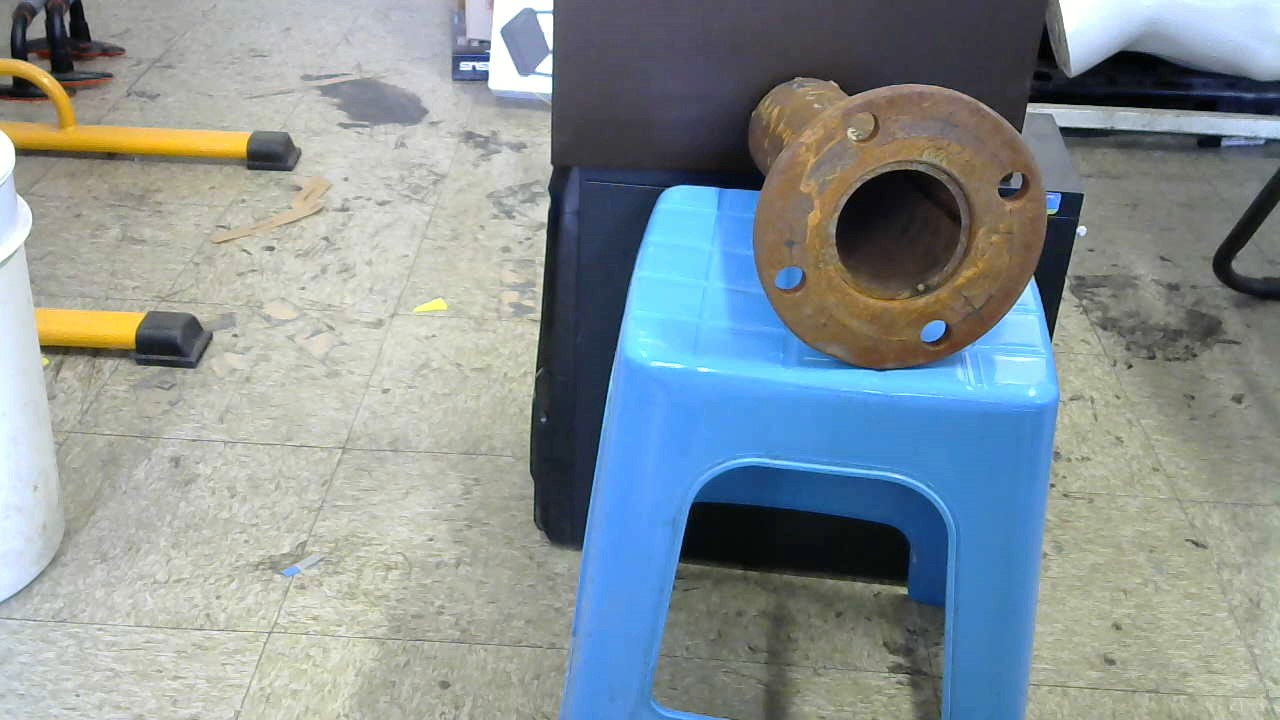
//> input picture laserProject/1.jpg, 1280 x 720 px, given in place of the camera
$ ./EllipseDetection   (built with g++ and OpenCV 4)
//> lines starting //> are read from the running program, lines starting //| are printed output that depends on the picture; after the words box and inside, x2 and y2 are one past the last pixel; in counts of white or black regions, pixels touching at a corner belong together
### EllipseDetection/pch.h
// Tips for Getting Started:
//   1. Use the Solution Explorer window to add/manage files
//   2. Use the Team Explorer window to connect to source control
//   3. Use the Output window to see build output and other messages
//   4. Use the Error List window to view errors
//   5. Go to Project > Add New Item to create new code files, or Project > Add Existing Item to add existing code files to the project
//   6. In the future, to open this project again, go to File > Open > Project and select the .sln file

#ifndef PCH_H
#define PCH_H

// TODO: add headers that you want to pre-compile here

#endif //PCH_H

### EllipseDetection/EllipseDetection.cpp
// EllipseDetection.cpp : This file contains the 'main' function. Program execution begins and ends there.
//

#include "pch.h"
#include <iostream>
#include <opencv2/opencv.hpp>

using namespace std;
using namespace cv;
#define _show(img) cv::imshow(#img, img)


//you need some timing mechanism using RAII


class PerformanceTimer {
public:
    PerformanceTimer(string const& msg) {
        m_msg = msg;
        //When the timer is constructed, we mark the starting time
        m_t = clock();
    }
    ~PerformanceTimer() {
        //When the timer gets destroyed BECAUSE going out of scope,
        // measure duration and print out
        auto dt = clock() - m_t;
        cout << m_msg << ": " << (1000.0*dt / CLOCKS_PER_SEC) << "ms" << endl;
    }
private:
    std::string m_msg;
    clock_t m_t;
};


#define CLAMP_(x, min_value, max_value) x=x>max_value?max_value:(x<min_value?min_value:x)

struct Slider {
    cv::Rect2i bounds;
    std::string name;
    int min_value, max_value;
    int value = 50;
    cv::Scalar backColor = { 0, 0, 0 }; //black
    cv::Scalar foreColor = { 0, 255, 0 }; //green
    cv::Scalar borderColor = { 255, 0, 255 }; //magenta


    inline bool contains(int x, int y)const { return bounds.contains({ x,y }); }
    inline bool contains(cv::Point2i const& p)const { return bounds.contains(p); }
    inline bool contains(cv::Point2f const& p)const { return bounds.contains(p); }

    inline int x() const { return bounds.x; }
    inline int y() const { return bounds.y; }
    inline int width() const { return bounds.width; }
    inline int height() const { return bounds.height; }
    inline int left() const { return bounds.x; }
    inline int rigth() const { return bounds.x + bounds.width; }
    inline int top() const { return bounds.y; }
    inline int bottom() const { return bounds.y + bounds.height; }
    inline int range()const { return max_value - min_value; }

    void draw(cv::Mat & img) {
        //draw background
        cv::rectangle(img, bounds, backColor, -1);
        //fill rect
        //make sure value is in [0,100]
        CLAMP_(value, min_value, max_value);
        int fill_width = value * bounds.width / (max_value - min_value);
        cv::rectangle(img, { bounds.x, bounds.y, fill_width, bounds.height }, foreColor, -1);
        //draw border
        cv::rectangle(img, bounds, borderColor, 1);
        char txt[100];
        sprintf_s(txt, "%s: %d", name.c_str(), value);
        cv::putText(img, txt, { bounds.br() }, cv::FONT_HERSHEY_DUPLEX, 0.5, { 255,0,255 }, 1);
    }
};

struct MyData {
    Mat *img = nullptr;
    std::vector<Slider*> sliders;

    cv::Rect2i rect;
    int click = 0;
};

#define RGB_()  cv::Scalar(rand()%256,rand()%256,rand()%256)


// [37 lines left out: function mouse_callback, not called in this run]


using Contour = vector<Point>;
using Contours = vector<Contour>;


// [95 lines left out: function myFindContours, not called in this run]


int main()
{

    srand(clock());
    vector<cv::Scalar> colors(256);
    for (int i = 0; i < colors.size(); i++)colors[i] = RGB_();

    Mat rawimg, img, roi_img;
    Mat gimg, cimg, timg;
    VideoCapture cap(0);

    int yy = 0;
    Slider slider_canny_min{ { 5,5 + (yy++) * 10,200,10 }, "CannyMin" , 0, 255, 50 };
    Slider slider_canny_max{ { 5,5 + (yy++) * 10,200,10 }, "CannyMax" ,0,255, 150 };
    Slider slider_min_contour_size{ { 5,5 + (yy++) * 10,200,10 }, "MinContourLen" ,20, 300,100 };
    Slider slider_curvature_winsz{ { 5,5 + (yy++) * 10,200,10 }, "CurvatureWinSz" ,1, 20,5 };
    Slider slider_max_alpha{ { 5,5 + (yy++) * 10,200,10 }, "MaxAlpha" ,0,90 ,30 };

    MyData data{ &img,
        {
            &slider_canny_min,
            &slider_canny_max,
            &slider_min_contour_size,
            &slider_curvature_winsz,
            &slider_max_alpha,
        }
    };

    namedWindow("img");
    setMouseCallback("img", mouse_callback, &data);


    for (;;) {
        cout << "---------------------------------" << endl;
        PerformanceTimer total("Total time");
        //
        {
            PerformanceTimer pt("Capture time");
            cap >> rawimg;
//> rawimg is the input picture: 720 rows x 1280 cols, CV_8UC3; mean B, G, R 149.6, 146.6, 135.4
            if (rawimg.empty())continue;
            img = rawimg.clone();

            //draw selection rectangle
            cv::rectangle(img, data.rect, { 0,255,0 }, 2);
            //draw all slider
            for (auto& slider : data.sliders) { slider->draw(img); }
//> this loop made 5 passes
//> (bounds in draw, fill_width in draw) on passes 2 to 5: (Rect(5, 15, 200, 10), 117), (Rect(5, 25, 200, 10), 71), (Rect(5, 35, 200, 10), 52), (Rect(5, 45, 200, 10), 66)
//> fill_width in draw on pass 1: 39
//> pass 1, in draw, `cv::putText(img, txt, { bounds.br() }, cv::FONT_HERSHEY_DUPLEX, 0.5, {..`:
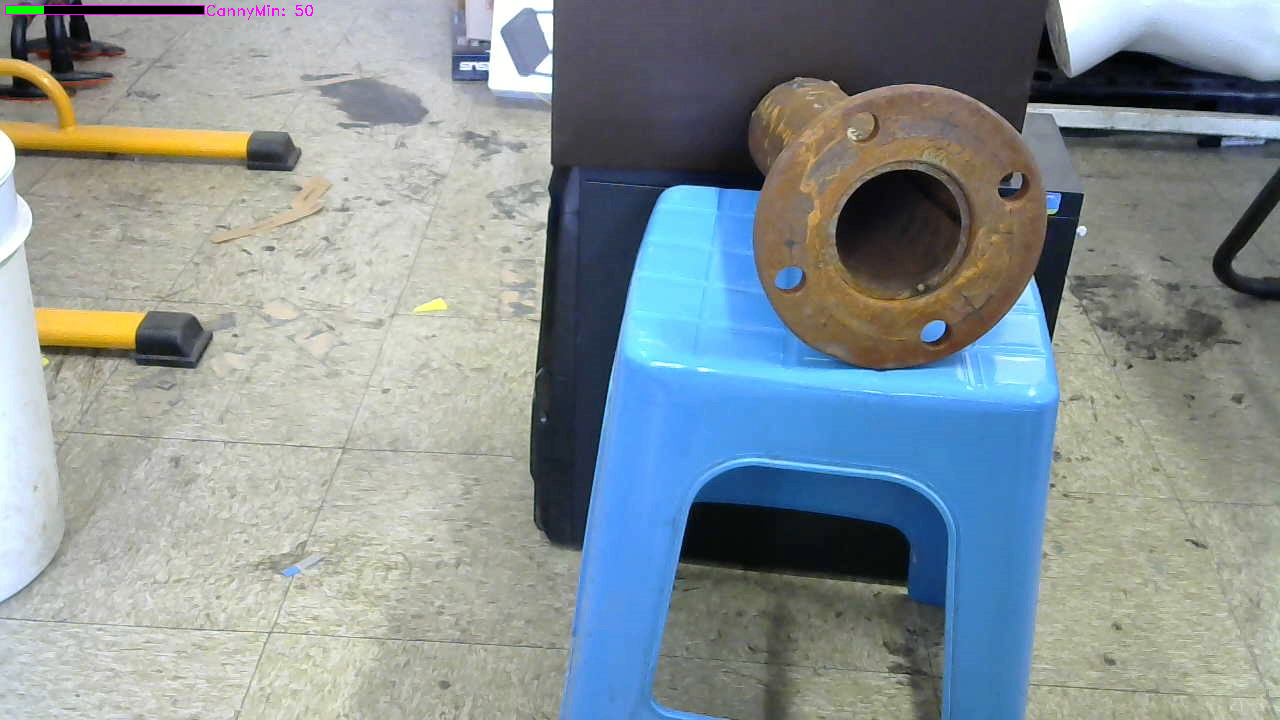
//> img: 720 rows x 1280 cols, CV_8UC3; 0.25% of pixels changed, all inside (x1, y1, x2, y2) = (5, 5, 313, 20)
//> pass 2, in draw (call 2), `cv::putText(img, txt, { bounds.br() }, cv::FONT_HERSHEY_DUPLEX, 0.5, {..`:
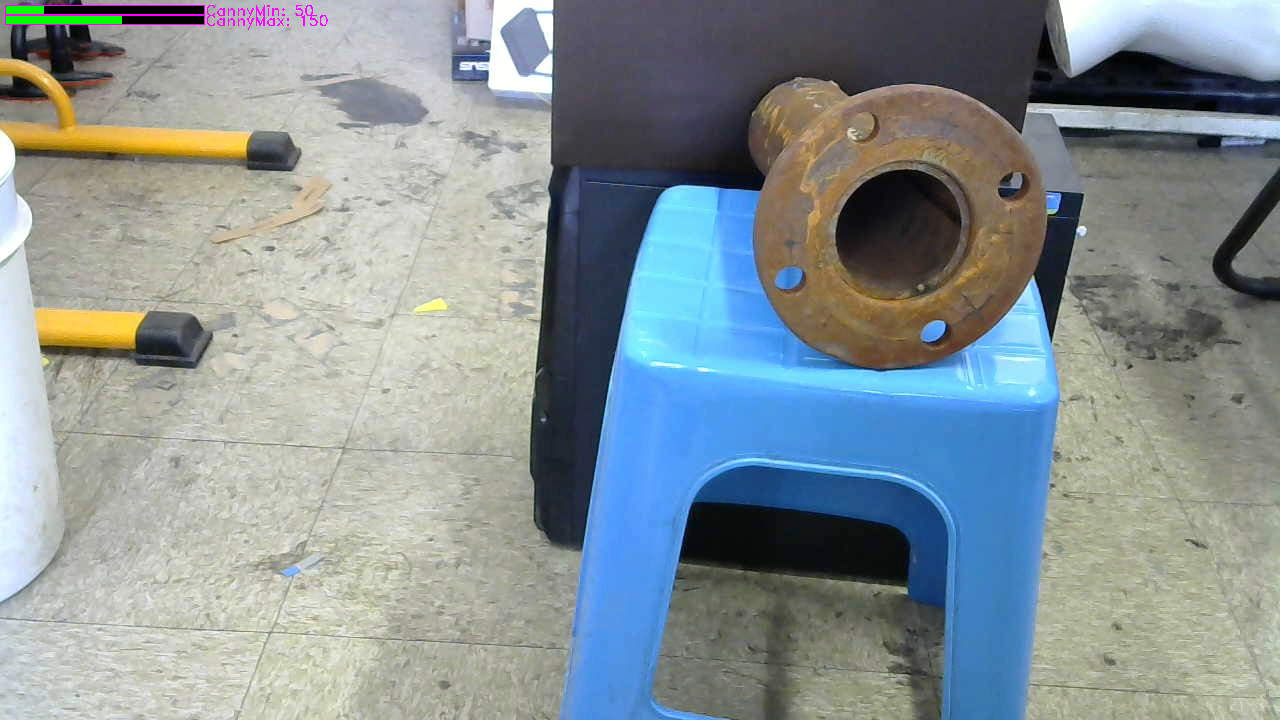
//> img: 720 rows x 1280 cols, CV_8UC3; 0.25% of pixels changed, all inside (x1, y1, x2, y2) = (5, 15, 328, 30)
//> pass 3, in draw (call 3), `cv::putText(img, txt, { bounds.br() }, cv::FONT_HERSHEY_DUPLEX, 0.5, {..`:
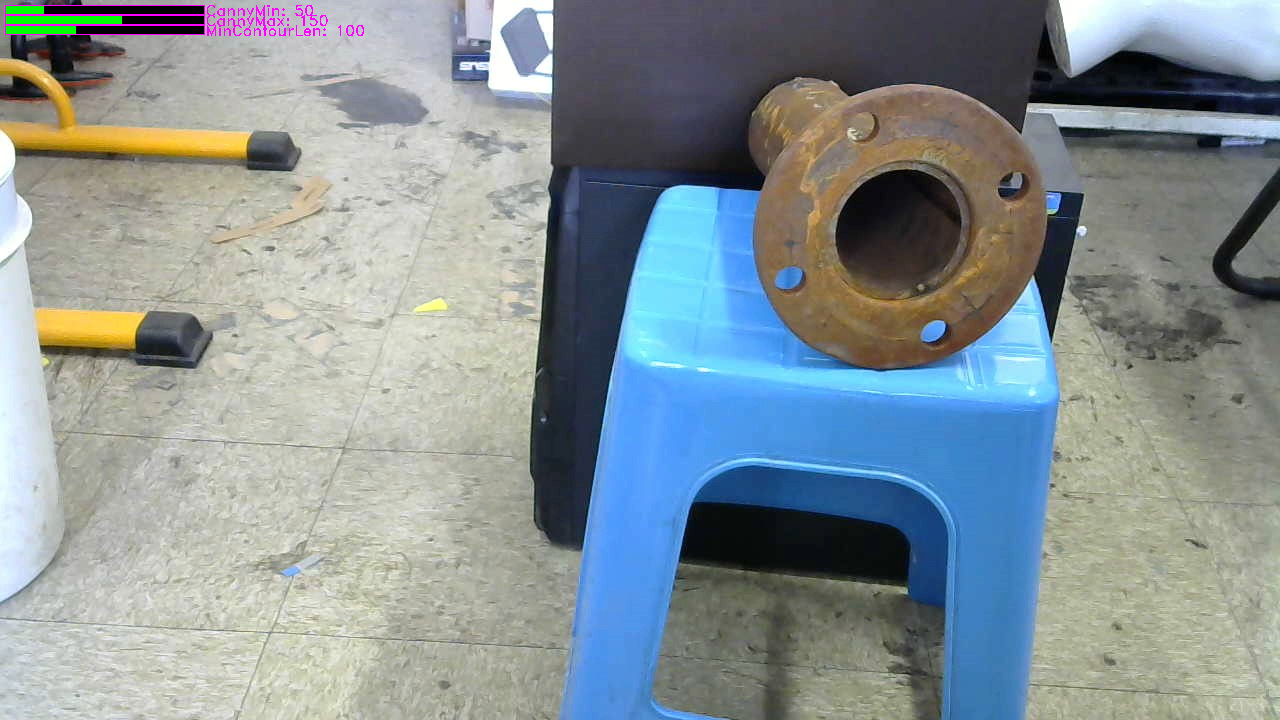
//> img: 720 rows x 1280 cols, CV_8UC3; 0.27% of pixels changed, all inside (x1, y1, x2, y2) = (5, 25, 364, 36)
//> after the loop:
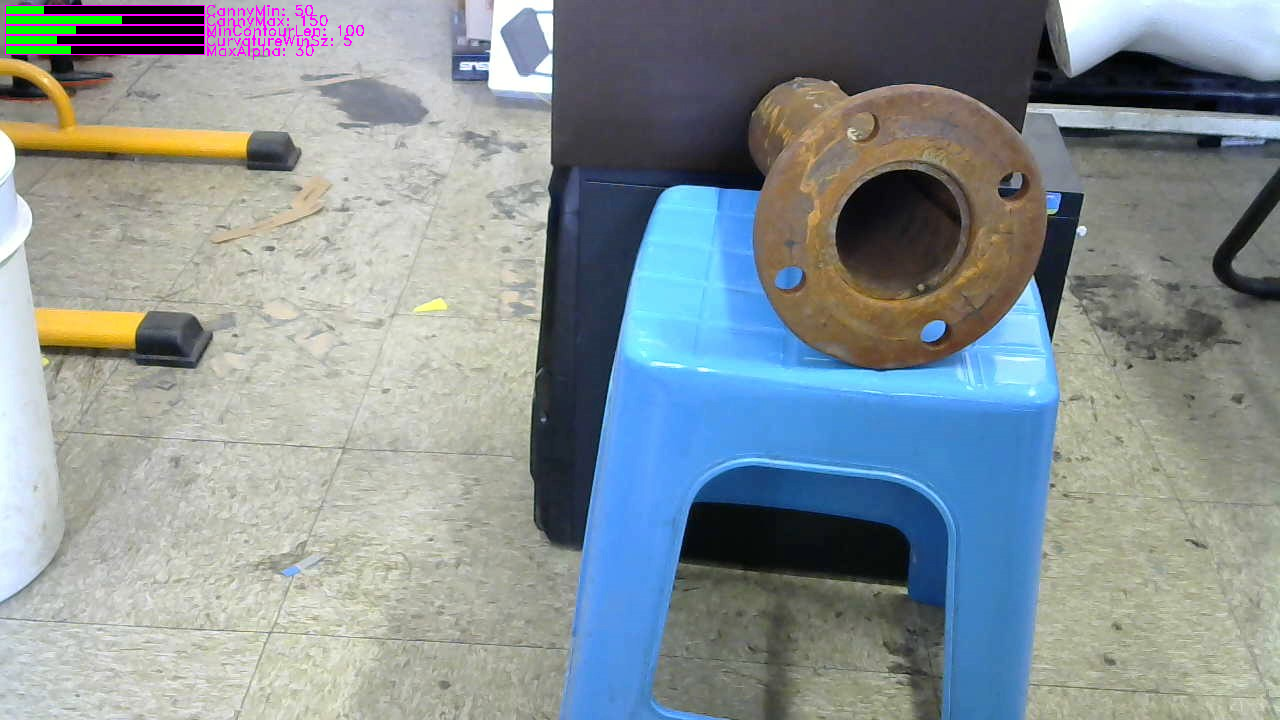
//> img: 720 rows x 1280 cols, CV_8UC3; 1.29% of pixels changed, all inside (x1, y1, x2, y2) = (5, 5, 364, 60)


            //extract roi img , rectt must be big enough
            if (data.rect.height > 20 && data.rect.width > 20) {
                roi_img = rawimg(data.rect);
            }
        }

        if (!roi_img.empty()) {
            //
            Contours contours;
            {
                PerformanceTimer pt("Pre processing time");
                //convert image to gray
                cv::cvtColor(roi_img, gimg, COLOR_RGB2GRAY);
                //blur
                cv::blur(gimg, gimg, { 3,3 });
                //canny
                cv::Canny(gimg, cimg, slider_canny_min.value, slider_canny_max.value);
            }
            //================================================================================
#if 1
            {
                PerformanceTimer pt("Contour extraction");
                //contours
                cv::findContours(cimg, contours, RETR_LIST, CHAIN_APPROX_NONE);

            }
#else

            {
                PerformanceTimer pt("My Contour extraction");
                //contours
                contours = myFindContours(cimg);

            }
#endif

            //================================================================================
            {
                PerformanceTimer pt("Contour filtering");
                //Filter small contours
                {
                    //visualize all contours
                    //filter out small contours
                    //sort
                    std::sort(contours.begin(), contours.end(),
                        [/*capture*/](Contour const& c1, Contour const& c2) {
                        return c1.size() > c2.size();
                    });

                    //we want to remove all contours with size <100
                    //find the first element with size <100
                    auto first_small_contour_it = std::find_if(contours.begin(), contours.end(),
                        [&slider_min_contour_size](Contour const& c) {
                        return c.size() < slider_min_contour_size.value;
                    });
                    //remove all small contours
                    contours.resize(std::distance(contours.begin(), first_small_contour_it));
                }

                //convert cordinate to original image coords
                for (auto& contour : contours) {
                    for (auto& p : contour) {
                        p += data.rect.tl();
                    }
                }


#if 0
                //Contours new_contours;
                //we need to remove extra points
                for (auto& contour : contours) {
                    Contour new_contour;
                    auto &prev_p = contour[0];
                    new_contour.push_back(prev_p);
                    for (auto& p : contour) {
                        if (cv::norm(p - prev_p) < slider_curvature_winsz.value)continue;
                        new_contour.push_back(p);
                    }
                    new_contours.push_back(new_contour);
                }


#else
                Contours new_contours;
                const int cur_winsz = slider_curvature_winsz.value;
                //break into smooth pieces
                for (auto& contour : contours) {
                    //compute curvature of this contour
                    //create new contour
                    Contour *con = nullptr;
                    //we need to track angle, and side
                    double prev_alpha = 999.0;
                    double prev_side = 0;
                    for (int i = cur_winsz; i < contour.size() - cur_winsz; i += cur_winsz) {
                        auto & p1 = contour[i - cur_winsz];
                        auto & p2 = contour[i];
                        auto & p3 = contour[i + cur_winsz];
                        auto v1 = p2 - p1;
                        auto v2 = p3 - p2;
                        //compute angle
                        double cos_alpha = v1.dot(v2) / cv::norm(v1) / cv::norm(v2);
                        CLAMP_(cos_alpha, -0.99, 0.99);
                        double alpha = std::acos(cos_alpha) * 180.0 / CV_PI;
                        double side = v1.cross(v2);
                        //first calculation --> create new contour

                        //check if same side
                        if (
                            (side * prev_side >= 0 || abs(side) < 3) &&
                            abs(alpha - prev_alpha) < slider_max_alpha.value)
                        {
                            if (con->empty())con->push_back(p1);
                            con->push_back(p2);
                        }
                        else {
                            if (con != nullptr) con->push_back(p3);
                            new_contours.emplace_back();
                            con = &new_contours.back();
                            con->push_back(p2);
                        }
                        //store next
                        prev_alpha = alpha;
                        prev_side = side;
                    }
                }


                //apprximate contours -> polygon
                //for (auto& contour : contours) {
                //    cv::approxPolyDP(contour, contour,
                //        slider_poly_approx_eps.value /100.0f,
                //        false);
                //}

                //draw to original image
                //cv::polylines(img, contours, false, { 255,0,255 }, 1);

                {
                    std::sort(new_contours.begin(), new_contours.end(),
                        [/*capture*/](Contour const& c1, Contour const& c2) {
                        return c1.size() > c2.size();
                    });
                    //we want to remove all contours with size <100
                    //find the first element with size <100
                    auto first_small_contour_it = std::find_if(new_contours.begin(),
                        new_contours.end(),
                        [&slider_min_contour_size](Contour const& c) {
                        return c.size() < 5;
                    });

                    //remove all small contours
                    int new_size = std::distance(new_contours.begin(), first_small_contour_it);
                    CLAMP_(new_size, 0, new_contours.size());
                    new_contours.resize(new_size);
                }
#endif

                int idx = 0;
                for (auto& contour : new_contours) {
                    cv::polylines(img, { contour }, false, colors[idx], 1);
                    for (auto& p : contour) {
                        cv::circle(img, p, 2, colors[idx], -1);
                    }
                    idx++;
                }

            }
            _show(gimg);
            _show(cimg);
        }


        _show(img);
        cv::waitKey(1);
    }

    std::cout << "Hello World!\n";
}
